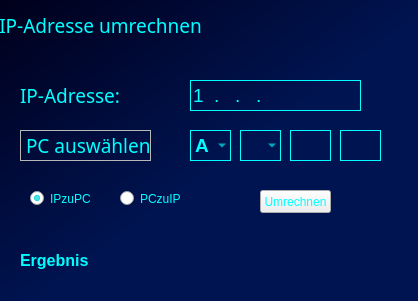
<?xml version="1.0" encoding="UTF-8"?>
<ui version="4.0">
 <class>MainWindow</class>
 <widget class="QMainWindow" name="MainWindow">
  <property name="geometry">
   <rect>
    <x>0</x>
    <y>0</y>
    <width>418</width>
    <height>301</height>
   </rect>
  </property>
  <property name="font">
   <font>
    <family>Candara</family>
    <pointsize>14</pointsize>
    <weight>75</weight>
    <bold>true</bold>
   </font>
  </property>
  <property name="windowTitle">
   <string notr="true">IP-Adresse umrechnen</string>
  </property>
  <property name="styleSheet">
   <string notr="true">background-color: qlineargradient(spread:pad, x1:0, y1:0.023, x2:1, y2:1, stop:0 rgba(0, 0, 28, 255), stop:0.533708 rgba(0, 20, 81, 255));</string>
  </property>
  <widget class="QWidget" name="centralwidget">
   <widget class="QFrame" name="frame">
    <property name="geometry">
     <rect>
      <x>0</x>
      <y>10</y>
      <width>771</width>
      <height>31</height>
     </rect>
    </property>
    <property name="styleSheet">
     <string notr="true">background-color: none</string>
    </property>
    <property name="frameShape">
     <enum>QFrame::NoFrame</enum>
    </property>
    <property name="frameShadow">
     <enum>QFrame::Raised</enum>
    </property>
    <widget class="QLabel" name="label">
     <property name="geometry">
      <rect>
       <x>0</x>
       <y>0</y>
       <width>201</width>
       <height>31</height>
      </rect>
     </property>
     <property name="font">
      <font>
       <family>Gill Sans MT</family>
       <pointsize>14</pointsize>
      </font>
     </property>
     <property name="styleSheet">
      <string notr="true">background-color: none; color: cyan; align: center</string>
     </property>
     <property name="text">
      <string>IP-Adresse umrechnen</string>
     </property>
     <property name="alignment">
      <set>Qt::AlignCenter</set>
     </property>
    </widget>
   </widget>
   <widget class="QFrame" name="frame_2">
    <property name="geometry">
     <rect>
      <x>0</x>
      <y>40</y>
      <width>771</width>
      <height>261</height>
     </rect>
    </property>
    <property name="styleSheet">
     <string notr="true">background-color: none</string>
    </property>
    <property name="frameShape">
     <enum>QFrame::NoFrame</enum>
    </property>
    <property name="frameShadow">
     <enum>QFrame::Raised</enum>
    </property>
    <widget class="QLabel" name="label_2">
     <property name="geometry">
      <rect>
       <x>20</x>
       <y>40</y>
       <width>131</width>
       <height>31</height>
      </rect>
     </property>
     <property name="font">
      <font>
       <family>Gill Sans MT</family>
       <pointsize>14</pointsize>
      </font>
     </property>
     <property name="styleSheet">
      <string notr="true">background-color: none; color: cyan</string>
     </property>
     <property name="text">
      <string>IP-Adresse:</string>
     </property>
     <property name="alignment">
      <set>Qt::AlignLeading|Qt::AlignLeft|Qt::AlignVCenter</set>
     </property>
    </widget>
    <widget class="QLabel" name="label_3">
     <property name="geometry">
      <rect>
       <x>20</x>
       <y>90</y>
       <width>131</width>
       <height>31</height>
      </rect>
     </property>
     <property name="font">
      <font>
       <family>Gill Sans MT</family>
       <pointsize>14</pointsize>
      </font>
     </property>
     <property name="styleSheet">
      <string notr="true">background-color: none; color: cyan</string>
     </property>
     <property name="frameShape">
      <enum>QFrame::StyledPanel</enum>
     </property>
     <property name="text">
      <string>PC auswählen:</string>
     </property>
     <property name="alignment">
      <set>Qt::AlignLeading|Qt::AlignLeft|Qt::AlignVCenter</set>
     </property>
    </widget>
    <widget class="QLineEdit" name="angefragteIP">
     <property name="geometry">
      <rect>
       <x>190</x>
       <y>40</y>
       <width>171</width>
       <height>31</height>
      </rect>
     </property>
     <property name="font">
      <font>
       <pointsize>14</pointsize>
      </font>
     </property>
     <property name="styleSheet">
      <string notr="true">background-color: rgba(0, 0, 0, 0); color: cyan;border: 1px solid cyan</string>
     </property>
     <property name="inputMask">
      <string>000.000.000.000</string>
     </property>
     <property name="text">
      <string>1...</string>
     </property>
     <property name="maxLength">
      <number>15</number>
     </property>
     <property name="frame">
      <bool>true</bool>
     </property>
     <property name="placeholderText">
      <string>192.168.100.100</string>
     </property>
     <property name="cursorMoveStyle">
      <enum>Qt::VisualMoveStyle</enum>
     </property>
    </widget>
    <widget class="QLineEdit" name="lineEdit_2">
     <property name="geometry">
      <rect>
       <x>340</x>
       <y>90</y>
       <width>41</width>
       <height>31</height>
      </rect>
     </property>
     <property name="font">
      <font>
       <pointsize>14</pointsize>
       <weight>75</weight>
       <bold>true</bold>
      </font>
     </property>
     <property name="styleSheet">
      <string notr="true">background-color: rgba(0, 0, 0, 0); color: cyan;border: 1px solid cyan</string>
     </property>
     <property name="inputMask">
      <string>00</string>
     </property>
    </widget>
    <widget class="QLineEdit" name="lineEdit_3">
     <property name="geometry">
      <rect>
       <x>290</x>
       <y>90</y>
       <width>41</width>
       <height>31</height>
      </rect>
     </property>
     <property name="font">
      <font>
       <pointsize>14</pointsize>
       <weight>75</weight>
       <bold>true</bold>
      </font>
     </property>
     <property name="styleSheet">
      <string notr="true">background-color: rgba(0, 0, 0, 0); color: cyan;border: 1px solid cyan</string>
     </property>
     <property name="inputMask">
      <string>00</string>
     </property>
    </widget>
    <widget class="QComboBox" name="comboBox">
     <property name="geometry">
      <rect>
       <x>240</x>
       <y>90</y>
       <width>41</width>
       <height>31</height>
      </rect>
     </property>
     <property name="font">
      <font>
       <pointsize>14</pointsize>
       <weight>75</weight>
       <bold>true</bold>
      </font>
     </property>
     <property name="styleSheet">
      <string notr="true">background-color: rgba(0, 0, 0, 0); color: cyan;border: 1px solid cyan</string>
     </property>
    </widget>
    <widget class="QComboBox" name="comboBox_2">
     <property name="geometry">
      <rect>
       <x>190</x>
       <y>90</y>
       <width>41</width>
       <height>31</height>
      </rect>
     </property>
     <property name="font">
      <font>
       <pointsize>14</pointsize>
       <weight>75</weight>
       <bold>true</bold>
      </font>
     </property>
     <property name="styleSheet">
      <string notr="true">background-color: rgba(0, 0, 0, 0); color: cyan;border: 1px solid cyan</string>
     </property>
     <item>
      <property name="text">
       <string>A</string>
      </property>
     </item>
     <item>
      <property name="text">
       <string>B</string>
      </property>
     </item>
     <item>
      <property name="text">
       <string>C</string>
      </property>
     </item>
     <item>
      <property name="text">
       <string>D</string>
      </property>
     </item>
     <item>
      <property name="text">
       <string>E</string>
      </property>
     </item>
    </widget>
    <widget class="QRadioButton" name="ipzupc">
     <property name="geometry">
      <rect>
       <x>30</x>
       <y>150</y>
       <width>82</width>
       <height>17</height>
      </rect>
     </property>
     <property name="styleSheet">
      <string notr="true">background-color: none; color: cyan</string>
     </property>
     <property name="text">
      <string>IPzuPC</string>
     </property>
     <property name="checked">
      <bool>true</bool>
     </property>
    </widget>
    <widget class="QRadioButton" name="pczuip">
     <property name="geometry">
      <rect>
       <x>120</x>
       <y>150</y>
       <width>82</width>
       <height>17</height>
      </rect>
     </property>
     <property name="styleSheet">
      <string notr="true">background-color: none; color: cyan</string>
     </property>
     <property name="text">
      <string>PCzuIP</string>
     </property>
    </widget>
    <widget class="QPushButton" name="btnUmrechnen">
     <property name="geometry">
      <rect>
       <x>260</x>
       <y>150</y>
       <width>71</width>
       <height>23</height>
      </rect>
     </property>
     <property name="styleSheet">
      <string notr="true">background-color: none; color: cyan</string>
     </property>
     <property name="text">
      <string>Umrechnen</string>
     </property>
    </widget>
    <widget class="QLabel" name="lblErgebnis">
     <property name="geometry">
      <rect>
       <x>20</x>
       <y>210</y>
       <width>391</width>
       <height>20</height>
      </rect>
     </property>
     <property name="font">
      <font>
       <pointsize>12</pointsize>
       <weight>75</weight>
       <bold>true</bold>
      </font>
     </property>
     <property name="styleSheet">
      <string notr="true">background-color: none; color: cyan</string>
     </property>
     <property name="text">
      <string>Ergebnis</string>
     </property>
    </widget>
    <zorder>angefragteIP</zorder>
    <zorder>label_2</zorder>
    <zorder>label_3</zorder>
    <zorder>lineEdit_2</zorder>
    <zorder>lineEdit_3</zorder>
    <zorder>comboBox</zorder>
    <zorder>comboBox_2</zorder>
    <zorder>ipzupc</zorder>
    <zorder>pczuip</zorder>
    <zorder>btnUmrechnen</zorder>
    <zorder>lblErgebnis</zorder>
   </widget>
   <widget class="QFrame" name="frame_3">
    <property name="geometry">
     <rect>
      <x>0</x>
      <y>300</y>
      <width>771</width>
      <height>81</height>
     </rect>
    </property>
    <property name="styleSheet">
     <string notr="true">background-color: none</string>
    </property>
    <property name="frameShape">
     <enum>QFrame::NoFrame</enum>
    </property>
    <property name="frameShadow">
     <enum>QFrame::Raised</enum>
    </property>
   </widget>
  </widget>
 </widget>
 <resources/>
 <connections/>
</ui>
